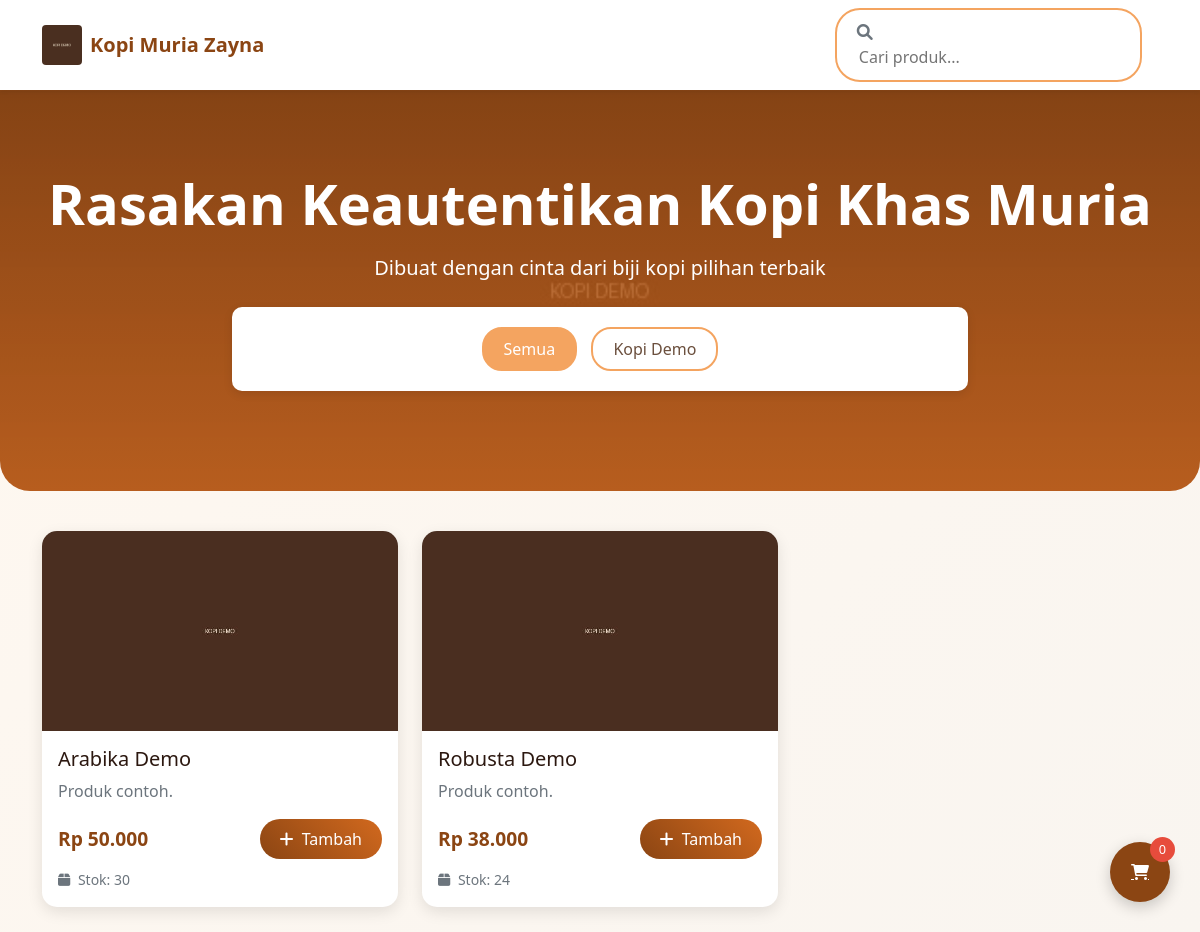
The page / on the database its author committed.
### tables this page shows
CREATE TABLE `produk` (
  `id` int(11) NOT NULL,
  `kategori_id` int(11) DEFAULT NULL,
  `nama_produk` varchar(200) NOT NULL,
  `berat` varchar(10) NOT NULL,
  `deskripsi` text DEFAULT NULL,
  `harga` decimal(10,2) NOT NULL,
  `stok` int(11) NOT NULL,
  `gambar` varchar(255) DEFAULT NULL,
  `is_available` tinyint(1) DEFAULT 1,
  `created_at` timestamp NOT NULL DEFAULT current_timestamp(),
  `is_deleted` tinyint(1) DEFAULT 0
);

### index.php (the view, shortened to what this page needs)
<?php
require_once 'includes/config.php';
$stmt = $pdo->query("
    SELECT p.*, k.nama_kategori
    FROM produk p
    LEFT JOIN kategori k ON p.kategori_id = k.id
    WHERE p.is_available = 1
    AND p.is_deleted = 0
    ORDER BY k.nama_kategori, p.nama_produk
");
$produk = $stmt->fetchAll(PDO::FETCH_ASSOC);
$produkByKategori = [];
foreach ($produk as $item) {
    $produkByKategori[$item['nama_kategori']][] = $item;
}
$cart_count = 0;
?>
<!DOCTYPE html>
<html lang="id">
<head>
    <link href="https://cdn.jsdelivr.net/npm/bootstrap@5.1.3/dist/css/bootstrap.min.css" rel="stylesheet">
    <link href="https://cdnjs.cloudflare.com/ajax/libs/font-awesome/6.0.0/css/all.min.css" rel="stylesheet">
</head>
<body>
    <nav class="navbar navbar-expand-lg navbar-light bg-white shadow-sm">
        <div class="container">
            <a class="navbar-brand fw-bold d-flex align-items-center" href="index.php" style="color: #8B4513;">
                <img src="assets/images/logo.png" alt="Logo" width="40" height="40" class="me-2 rounded">
                <span>Kopi Muria Zayna</span>
            </a>
            <div class="d-flex align-items-center">
                <div class="search-box me-3">
                    <i class="fas fa-search text-muted me-2"></i>
                    <input type="text" placeholder="Cari produk..." id="search-input">
                </div>
            </div>
        </div>
    </nav>
    <div class="hero-section">
        <div class="container">
            <h1 class="display-4 fw-bold mb-3">Rasakan Keautentikan Kopi Khas Muria</h1>
            <p class="lead mb-4">Dibuat dengan cinta dari biji kopi pilihan terbaik</p>
            <div class="row justify-content-center">
                <div class="col-md-8">
                    <div class="category-tab">
                        <button class="category-btn active" data-category="semua">Semua</button>
                        <?php foreach (array_keys($produkByKategori) as $kategori): ?>
                            <button class="category-btn" data-category="<?= htmlspecialchars($kategori) ?>">
                                <?= htmlspecialchars($kategori) ?>
                            </button>
                        <?php endforeach; ?>
                    </div>
                </div>
            </div>
        </div>
    </div>
    <div class="container">
        <div class="row" id="product-grid">
            <?php foreach ($produkByKategori as $kategori => $items): ?>
                <?php foreach ($items as $item): ?>
                    <div class="col-lg-4 col-md-6 product-item" data-category="<?= htmlspecialchars($kategori) ?>">
                        <div class="product-card">
                            <div class="position-relative">
                                <img src="assets/images/<?= htmlspecialchars($item['gambar']) ?>"
                                     class="product-image"
                                     alt="<?= htmlspecialchars($item['nama_produk']) ?>">
                            </div>
                            <div class="card-body">
                                <h5 class="card-title"><?= htmlspecialchars($item['nama_produk']) ?></h5>
                                <p class="card-text text-muted"><?= htmlspecialchars($item['deskripsi']) ?></p>
                                <div class="d-flex justify-content-between align-items-center">
                                    <span class="price-tag">
                                        Rp <?= number_format($item['harga'], 0, ',', '.') ?>
                                    </span>
                                    <button class="add-to-cart-btn" data-id="<?= $item['id'] ?>">
                                        <i class="fas fa-plus me-1"></i> Tambah
                                    </button>
                                </div>
                                <div class="mt-2">
                                    <small class="text-muted">
                                        <i class="fas fa-box me-1"></i> Stok: <?= $item['stok'] ?>
                                    </small>
                                </div>
                            </div>
                        </div>
                    </div>
                <?php endforeach; ?>
            <?php endforeach; ?>
        </div>
    </div>
    <div class="cart-floating">
        <a href="customer/keranjang.php" class="cart-btn position-relative">
            <i class="fas fa-shopping-cart"></i>
            <span class="cart-count"><?= $cart_count ?></span>
        </a>
    </div>
</body>
</html>

### index.php (style rules this page uses)
:root { --primary-color: #8B4513; --secondary-color: #D2691E; --accent-color: #F4A460; --text-dark: #2C1810; --text-light: #6B4F3D; --background: #FFF8F0; }
body { background: linear-gradient(135deg, var(--background) 0%, #f9f5f0 100%); font-family: 'Segoe UI', Tahoma, Geneva, Verdana, sans-serif; color: var(--text-dark); }
.navbar-brand { font-weight: bold; color: var(--primary-color) !important; }
.hero-section { background: linear-gradient(rgba(139, 69, 19, 0.9), rgba(210, 105, 30, 0.8)), url('assets/images/default.jpg'); background-size: cover; background-position: center; color: white; padding: 80px 0; text-align: center; border-radius: 0 0 30px 30px; margin-bottom: 40px; }
.product-card { background: white; border-radius: 15px; box-shadow: 0 5px 15px rgba(0,0,0,0.1); transition: all 0.3s ease; border: none; overflow: hidden; margin-bottom: 25px; }
.product-image { height: 200px; object-fit: cover; width: 100%; }
.price-tag { color: var(--primary-color); font-weight: bold; font-size: 1.2rem; }
.add-to-cart-btn { background: linear-gradient(45deg, var(--primary-color), var(--secondary-color)); border: none; border-radius: 25px; padding: 8px 20px; color: white; transition: all 0.3s ease; }
.cart-floating { position: fixed; bottom: 30px; right: 30px; z-index: 1000; }
.cart-btn { background: var(--primary-color); color: white; border-radius: 50%; width: 60px; height: 60px; display: flex; align-items: center; justify-content: center; box-shadow: 0 5px 15px rgba(0,0,0,0.2); transition: all 0.3s ease; }
.cart-count { position: absolute; top: -5px; right: -5px; background: #e74c3c; color: white; border-radius: 50%; width: 25px; height: 25px; display: flex; align-items: center; justify-content: center; font-size: 0.8rem; }
.category-tab { background: white; border-radius: 10px; padding: 15px; margin-bottom: 20px; box-shadow: 0 3px 10px rgba(0,0,0,0.1); }
.category-btn { background: none; border: 2px solid var(--accent-color); color: var(--text-light); border-radius: 20px; padding: 8px 20px; margin: 5px; transition: all 0.3s ease; }
.category-btn.active, .category-btn:hover { background: var(--accent-color); color: white; border-color: var(--accent-color); }
.search-box { background: white; border-radius: 25px; padding: 10px 20px; border: 2px solid var(--accent-color); }
.search-box input { border: none; outline: none; width: 100%; }

### rows shown on the page
produk: gambar (placeholder picture), nama_produk "Arabika Demo", deskripsi "Produk contoh.", harga "50.000", stok "30"
produk: gambar (placeholder picture), nama_produk "Robusta Demo", deskripsi "Produk contoh.", harga "38.000", stok "24"

### other values the page prints
$kategori "Kopi Demo"
$cart_count "0"
